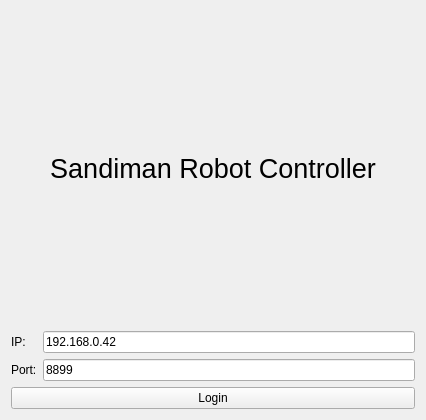
<?xml version="1.0" encoding="UTF-8"?>
<ui version="4.0">
 <class>StartWindowClass</class>
 <widget class="QMainWindow" name="StartWindowClass">
  <property name="geometry">
   <rect>
    <x>0</x>
    <y>0</y>
    <width>426</width>
    <height>420</height>
   </rect>
  </property>
  <property name="windowTitle">
   <string>StartWindow</string>
  </property>
  <widget class="QWidget" name="centralWidget">
   <layout class="QGridLayout" name="gridLayout">
    <item row="2" column="1">
     <widget class="QLineEdit" name="lineEditPort">
      <property name="text">
       <string>8899</string>
      </property>
     </widget>
    </item>
    <item row="1" column="0">
     <widget class="QLabel" name="label">
      <property name="text">
       <string>IP:</string>
      </property>
     </widget>
    </item>
    <item row="2" column="0">
     <widget class="QLabel" name="label_2">
      <property name="text">
       <string>Port:</string>
      </property>
     </widget>
    </item>
    <item row="1" column="1">
     <widget class="QLineEdit" name="lineEditIp">
      <property name="text">
       <string>192.168.0.42</string>
      </property>
     </widget>
    </item>
    <item row="3" column="0" colspan="2">
     <widget class="QPushButton" name="pushButtonLogin">
      <property name="text">
       <string>Login</string>
      </property>
     </widget>
    </item>
    <item row="0" column="0" colspan="2">
     <widget class="QLabel" name="label_3">
      <property name="font">
       <font>
        <pointsize>20</pointsize>
       </font>
      </property>
      <property name="text">
       <string>Sandiman Robot Controller</string>
      </property>
      <property name="alignment">
       <set>Qt::AlignCenter</set>
      </property>
     </widget>
    </item>
   </layout>
  </widget>
 </widget>
 <layoutdefault spacing="6" margin="11"/>
 <resources/>
 <connections/>
</ui>
